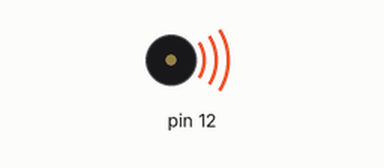
This sketch was run on a simulated Arduino Uno, built with avr-gcc and run on an emulated ATmega328P. On the bench: buzzer (waves = sounding).

Above: at 0.2 s.
At 8.7 s:
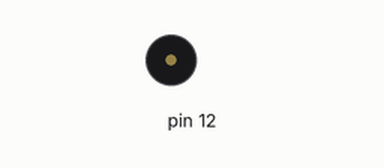
Timing chart, 0 to 13.0 s (numbered marks = the images above):
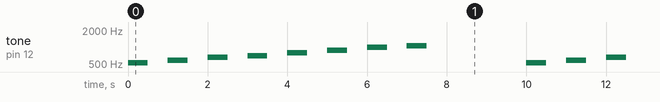

The sketch:

passive_buzzer.ino
```cpp
/******************************************
 *Website: www.elegoo.com
 *
 *Time:2018.1.23
 *
 ******************************************/

#include "pitches.h"

// notes in the melody:
int melody[] = {
  NOTE_C5, NOTE_D5, NOTE_E5, NOTE_F5, NOTE_G5, NOTE_A5, NOTE_B5, NOTE_C6};
int duration = 500;  // 500 miliseconds

void setup() {

}

void loop() {
  for (int thisNote = 0; thisNote < 8; thisNote++) {
    // pin8 output the voice, every scale is 0.5 sencond
    tone(12, melody[thisNote], duration);

    // Output the voice after several minutes
    delay(1000);
  }

  // restart after two seconds
  delay(2000);
}
```

Measured:
- by itself, tone on pin 12: repeats every 10.0 s: silent 0.50 s, 587 Hz 0.50 s, silent 0.50 s, 659 Hz 0.50 s, silent 0.50 s, 698 Hz 0.50 s, silent 0.50 s, 784 Hz 0.50 s, silent 0.50 s, 880 Hz 0.50 s, silent 0.50 s, 988 Hz 0.50 s, silent 0.50 s, 1047 Hz 0.50 s, silent 2.5 s, 523 Hz 0.50 s
